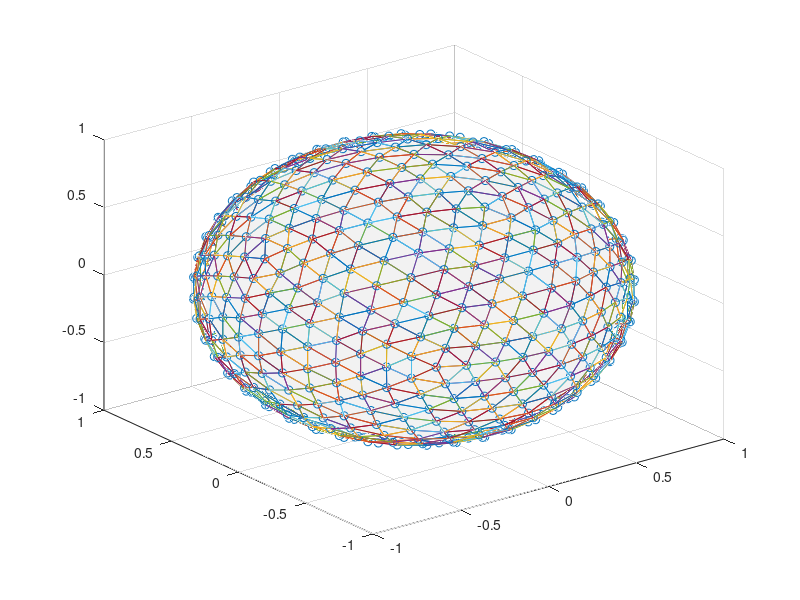

Recreate this plot in MATLAB.
close all;
a=2/(1+sqrt(5));

M =[
0,a,-1,a,1,0,-a,1,0;
0,a,1,-a,1,0,a,1,0;
0,a,1,0,-a,1,-1,0,a;
0,a,1,1,0,a,0,-a,1;
0,a,-1,0,-a,-1,1,0,-a;
0,a,-1,-1,0,-a,0,-a,-1;
0,-a,1,a,-1,0,-a,-1,0;
0,-a,-1,-a,-1,0,a,-1,0;
-a,1,0,-1,0,a,-1,0,-a;
-a,-1,0,-1,0,-a,-1,0,a;
a,1,0,1,0,-a,1,0,a;
a,-1,0,1,0,a,1,0,-a;
0,a,1,-1,0,a,-a,1,0;
0,a,1,a,1,0,1,0,a;
0,a,-1,-a,1,0,-1,0,-a;
0,a,-1,1,0,-a,a,1,0;
0,-a,-1,-1,0,-a,-a,-1,0;
0,-a,-1,a,-1,0,1,0,-a;
0,-a,1,-a,-1,0,-1,0,a;
0,-a,1,1,0,a,a,-1,0
];

r = norm([0,1,a])
M = M/r;
norm(M(1,1:3))

res = 3;
for i = 1:res
    v = [];
    len = length(M)
    for j =1:len
        v1 = M(j, 1:3);
        v2 = M(j, 4:6);
        v3 = M(j, 7:9);
        
        v12 = (v1+v2)/2;
        v23 = (v2+v3)/2;
        v31 = (v3+v1)/2;
        
        v12 = v12/norm(v12);
        v23 = v23/norm(v23);
        v31 = v31/norm(v31);
        
        v = [v; v1, v12, v31; v2, v12, v23; v3, v31, v23; v12, v23, v31];
    end
    
    M = v;
end



figure;
r = 0.95;
[x,y,z] = sphere(20);
mesh(x*r, y*r, z*r, 'FaceColor',[0.95 0.95 0.95], 'LineStyle','none'); 
hold on;

dist=[];
len = length(M)
for i = 1:len    
    v1 = M(i,1:3);
    v2 = M(i, 4:6);
    v3 = M(i, 7:9);
    a = [v1; v2; v3; v1];    
    plot3(a(:,1), a(:,2), a(:,3));
    
    d1 = norm(v1-v2);
    d2 = norm(v2-v3);
    d3 = norm(v3-v1);
    dist = [dist; d1; d2; d3]; 
end

M = [M(:,1:3);M(:,4:6);M(:,7:9)];
M = unique(M,'rows');
size(M)
a = M;
scatter3(a(:,1), a(:, 2), a(:, 3));

min(dist)
max(dist)
unique(dist)

save('M','M');
